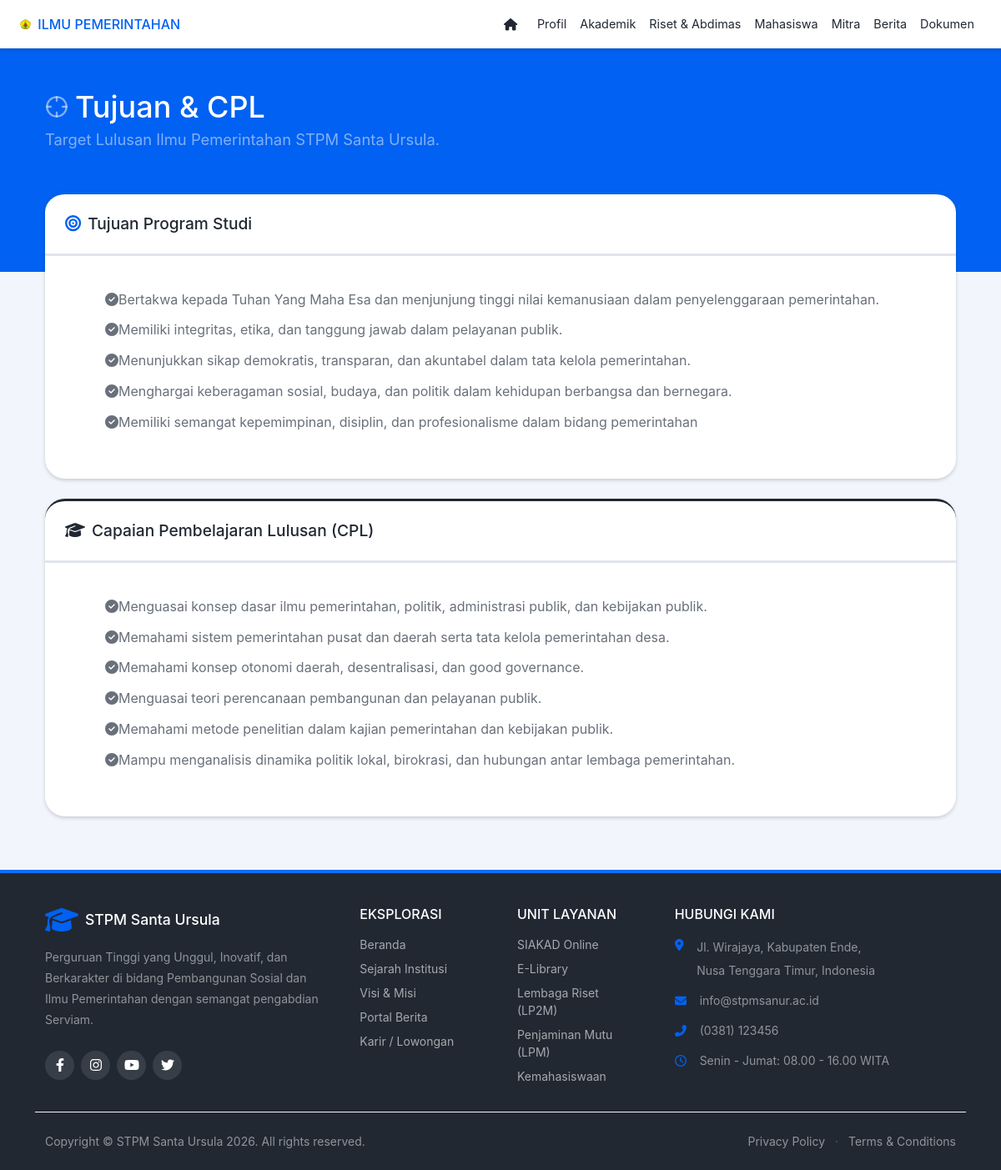
The app's page /index.php?module=ip_tujuan_cpl with its own data.
### tables this page shows
CREATE TABLE `prodi_tujuan_cpl` (
  `id` int(11) NOT NULL,
  `prodi` enum('pemerintahan','sosiatri') NOT NULL,
  `tujuan` text NOT NULL,
  `cpl` text NOT NULL,
  `updated_at` timestamp NOT NULL DEFAULT current_timestamp() ON UPDATE current_timestamp()
);

### modul/publik/content_ip_tujuan_cpl.php (the view, shortened to what this page needs)
<?php
$query = @mysqli_query($koneksi, "SELECT tujuan, cpl FROM prodi_tujuan_cpl WHERE prodi = 'pemerintahan' LIMIT 1");
if ($query && mysqli_num_rows($query) > 0) {
    $data = mysqli_fetch_array($query);
    $tujuan = $data['tujuan'];
    $cpl = $data['cpl'];
} else {
    $tujuan = "<p class='text-muted'>Tujuan belum diatur di database.</p>";
    $cpl = "<p class='text-muted'>CPL belum diatur di database.</p>";
}
?>
<main>
    <header class="page-header page-header-dark bg-primary pb-10">
        <div class="container-xl px-4">
            <div class="page-header-content pt-4">
                <div class="row align-items-center justify-content-between">
                    <div class="col-auto mt-4">
                        <h1 class="page-header-title">
                            <div class="page-header-icon"><i data-feather="crosshair"></i></div>
                            Tujuan & CPL
                        </h1>
                        <div class="page-header-subtitle">Target Lulusan Ilmu Pemerintahan STPM Santa Ursula.</div>
                    </div>
                </div>
            </div>
        </div>
    </header>
    <div class="container-xl px-4 mt-n10 mb-5">
        <div class="row gx-4">
            <div class="col-lg-12 mb-4">
                <div class="card shadow-sm border-0 h-100 border-top border-3 border-primary">
                    <div class="card-header bg-transparent border-bottom p-4">
                        <h4 class="fw-bold text-dark mb-0"><i class="fas fa-bullseye text-primary me-2"></i>Tujuan Program Studi</h4>
                    </div>
                    <div class="card-body p-4 p-md-5 editor-content-primary">
                        <?= $tujuan; ?>
                    </div>
                </div>
            </div>
            <div class="col-lg-12 mb-4">
                <div class="card shadow-sm border-0 h-100 border-top border-3 border-dark">
                    <div class="card-header bg-transparent border-bottom p-4">
                        <h4 class="fw-bold text-dark mb-0"><i class="fas fa-graduation-cap text-dark me-2"></i>Capaian Pembelajaran Lulusan (CPL)</h4>
                    </div>
                    <div class="card-body p-4 p-md-5 editor-content-primary">
                        <?= $cpl; ?>
                    </div>
                </div>
            </div>
        </div>
    </div>
</main>

### header_ip.php (style rules this page uses)
body { background-color: #f2f6fc; }

### modul/publik/content_ip_tujuan_cpl.php (style rules this page uses)
.editor-content-primary ul { list-style-type: none; padding-left: 0; }
.editor-content-primary ul li { position: relative; padding-left: 2rem; margin-bottom: 0.8rem; }
.editor-content-primary ul li::before { content: "\f058"; font-family: "Font Awesome 5 Free"; font-weight: 900; color: #0061f2; position: absolute; left: 0; top: 2px; font-size: 1.1rem; }

### records on screen
prodi_tujuan_cpl: tujuan "Bertakwa kepada Tuhan Yang Maha Esa dan menjunjung tinggi nilai kemanusiaan dalam penyelenggaraan pemerintahan. Memiliki integritas, etika, dan tanggung jawab dalam pelayanan publik. Menunjukkan sikap demokratis, transparan, dan akuntabel dalam tata kelola pemerintahan. Menghargai keberagaman sosial, budaya, dan politik dalam kehidupan berbangsa dan bernegara. Memiliki semangat kepemimpinan, disiplin, dan profesionalisme dalam bidang pemerintahan", cpl "Menguasai konsep dasar ilmu pemerintahan, politik, administrasi publik, dan kebijakan publik. Memahami sistem pemerintahan pusat dan daerah serta tata kelola pemerintahan desa. Memahami konsep otonomi daerah, desentralisasi, dan good governance. Menguasai teori perencanaan pembangunan dan pelayanan publik. Memahami metode penelitian dalam kajian pemerintahan dan kebijakan publik. Mampu menganalisis dinamika politik lokal, birokrasi, dan hubungan antar lembaga pemerintahan."
